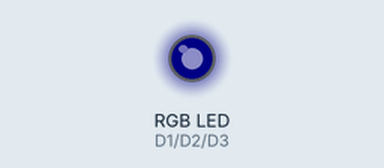
Recording of a sketch running on a simulated ESP8266 (NodeMCU). Shown: an RGB LED mixed from three pins (HIGH = lit). Dim RGB values are drawn brighter than linear.

Above: at 8.05 s.
At 8.9 s:
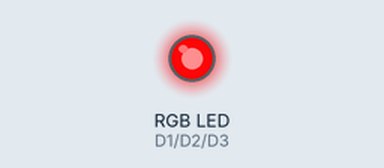
At 9.1 s:
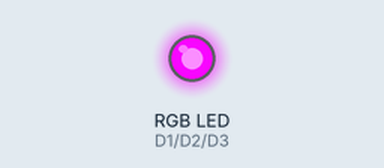
At 9.35 s:
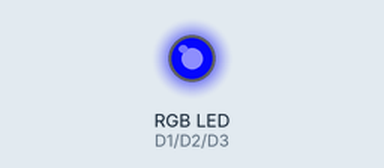
At 9.8 s:
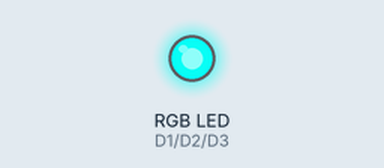
Timing chart, 0 to 12.4 s (numbered marks = the images above):
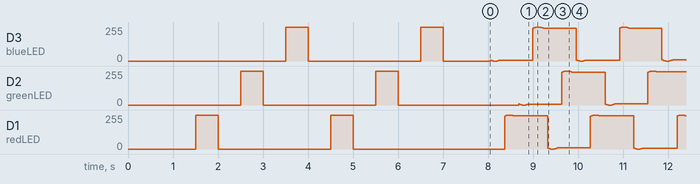

The sketch:

RGB_fader.ino
```cpp
///////////////////////////////////////////////////
//Project 9 Fade RGB colors using sin wave
int redLED = D1;
int greenLED = D2;
int blueLED = D3;
int redLevel = 0;
int greenLevel = 0;
int blueLevel = 0;
float counter = 0;
float pi = 3.14159;
void setup(){
pinMode(redLED,OUTPUT);
pinMode(greenLED,OUTPUT);
pinMode(blueLED,OUTPUT);


delay(1000);
delay(500);
digitalWrite(redLED,HIGH);
delay(500);
digitalWrite(redLED,LOW);
delay(500);
digitalWrite(greenLED,HIGH);
delay(500);
digitalWrite(greenLED,LOW);
delay(500);
digitalWrite(blueLED,HIGH);
delay(500);
digitalWrite(blueLED,LOW);
delay(500);
digitalWrite(redLED,HIGH);
delay(500);
digitalWrite(redLED,LOW);
delay(500);
digitalWrite(greenLED,HIGH);
delay(500);
digitalWrite(greenLED,LOW);
delay(500);
digitalWrite(blueLED,HIGH);
delay(500);
digitalWrite(blueLED,LOW);
delay(1000);
//digitalWrit
}

void loop(){
counter = counter + 1;
redLevel = sin(counter/100)*1000;
greenLevel = sin(counter/100 + pi*2/3)*1000;
blueLevel = sin(counter/100 + pi*4/3)*1000;
redLevel = map(redLevel,-1000,1000,0,1024);
greenLevel = map(greenLevel,-1000,1000,0,1024);
blueLevel = map(blueLevel,-1000,1000,0,1024);
analogWrite(redLED,redLevel);
analogWrite(greenLED,greenLevel);
analogWrite(blueLED,blueLevel);
delay(3);
}
///////////////////////////////////////////////////
```
